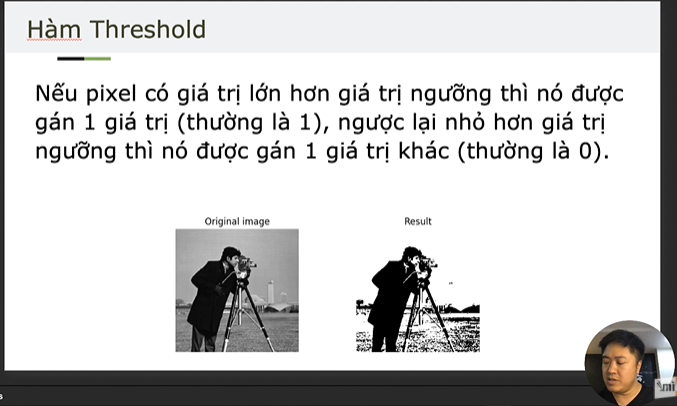
#> input picture Sample.PNG, 677 x 406 px
$ python timcanh.py
#> lines starting #> are read from the running program, lines starting #| are printed output that depends on the picture; after the words box and inside, x2 and y2 are one past the last pixel; in counts of white or black regions, pixels touching at a corner belong together
import cv2
import imutils
#doc anh mau vao bien image
image = cv2.imread("Sample.PNG")
#> image is the input picture: shape (406, 677, 3); mean B, G, R 205.5, 205.7, 205.9
cv2.imshow("anh mau", image)
cv2.waitKey()

#convert anh xam
gray_image = cv2.cvtColor(image,cv2.COLOR_BGR2GRAY)

edges = cv2.Canny(gray_image,threshold1=50, threshold2=100)
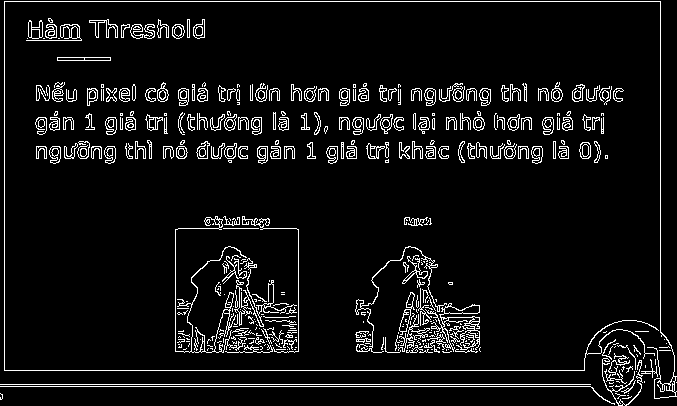
#> edges: shape (406, 677); 6.8% white in thin lines or dots
cv2.imshow("anh edges", edges)
cv2.waitKey()

$ run again, with bong.PNG copied over Sample.PNG
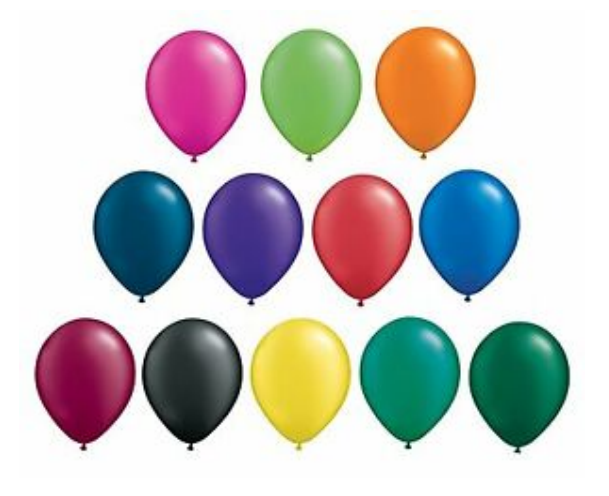
#> input picture bong.PNG, 609 x 496 px
#> image is the input picture: shape (496, 609, 3); mean B, G, R 194.1, 196.1, 198.2
#> `gray_image = cv2.cvtColor(image,cv2.COLOR_BGR2GRAY)`:
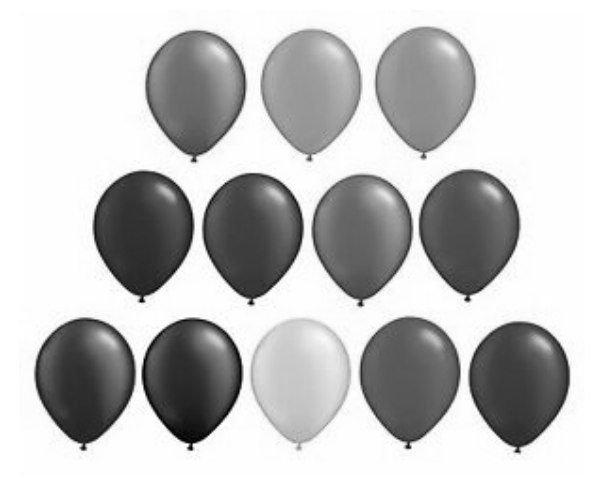
#> gray_image: shape (496, 609); min 0, max 255, mean 196.5
#> `edges = cv2.Canny(gray_image,threshold1=50, threshold2=100)`:
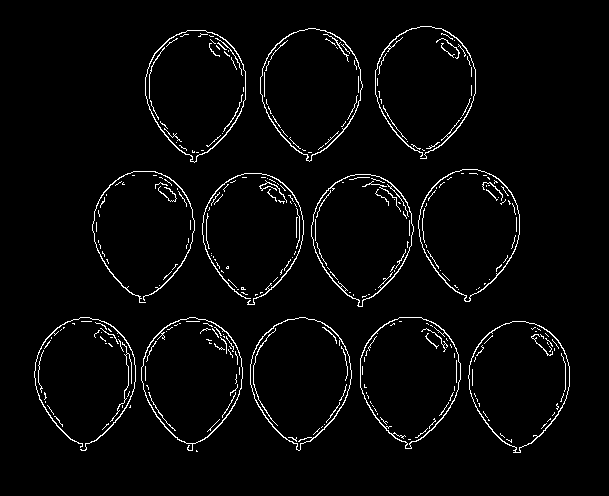
#> edges: shape (496, 609); 3.1% white in thin lines or dots, all inside (x1, y1, x2, y2) = (34, 26, 570, 453)
